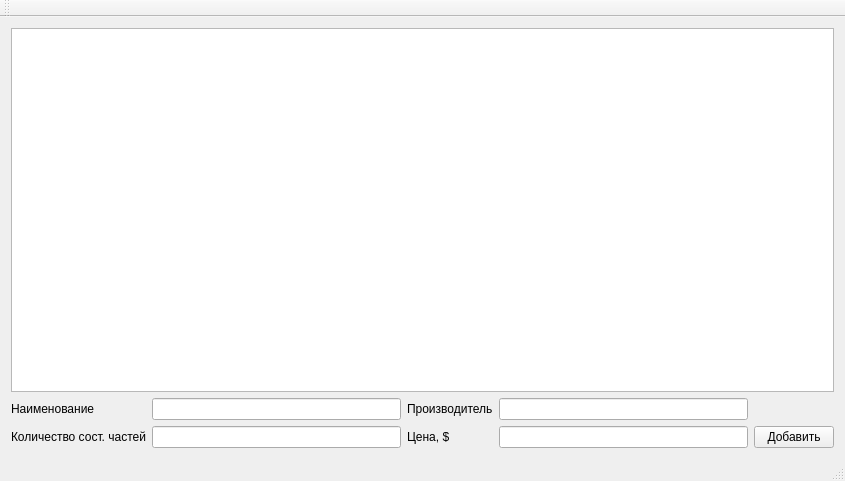
<?xml version="1.0" encoding="UTF-8"?>
<ui version="4.0">
 <class>MainWindow</class>
 <widget class="QMainWindow" name="MainWindow">
  <property name="geometry">
   <rect>
    <x>0</x>
    <y>0</y>
    <width>845</width>
    <height>481</height>
   </rect>
  </property>
  <property name="windowTitle">
   <string>Офисные пакеты</string>
  </property>
  <widget class="QWidget" name="centralWidget">
   <layout class="QGridLayout" name="gridLayout">
    <item row="0" column="0" colspan="5">
     <widget class="QTableWidget" name="tableWidget"/>
    </item>
    <item row="1" column="0">
     <widget class="QLabel" name="label">
      <property name="text">
       <string>Наименование</string>
      </property>
     </widget>
    </item>
    <item row="1" column="1">
     <widget class="QLineEdit" name="name"/>
    </item>
    <item row="1" column="2">
     <widget class="QLabel" name="label_2">
      <property name="text">
       <string>Производитель</string>
      </property>
     </widget>
    </item>
    <item row="1" column="3">
     <widget class="QLineEdit" name="company"/>
    </item>
    <item row="2" column="0">
     <widget class="QLabel" name="label_3">
      <property name="text">
       <string>Количество сост. частей</string>
      </property>
     </widget>
    </item>
    <item row="2" column="1">
     <widget class="QLineEdit" name="count"/>
    </item>
    <item row="2" column="2">
     <widget class="QLabel" name="label_4">
      <property name="text">
       <string>Цена, $</string>
      </property>
     </widget>
    </item>
    <item row="2" column="3">
     <widget class="QLineEdit" name="price"/>
    </item>
    <item row="2" column="4">
     <widget class="QPushButton" name="pushButton">
      <property name="text">
       <string>Добавить</string>
      </property>
     </widget>
    </item>
   </layout>
  </widget>
  <widget class="QMenuBar" name="menuBar">
   <property name="geometry">
    <rect>
     <x>0</x>
     <y>0</y>
     <width>845</width>
     <height>21</height>
    </rect>
   </property>
  </widget>
  <widget class="QToolBar" name="mainToolBar">
   <attribute name="toolBarArea">
    <enum>TopToolBarArea</enum>
   </attribute>
   <attribute name="toolBarBreak">
    <bool>false</bool>
   </attribute>
  </widget>
  <widget class="QStatusBar" name="statusBar"/>
 </widget>
 <layoutdefault spacing="6" margin="11"/>
 <resources/>
 <connections/>
</ui>
